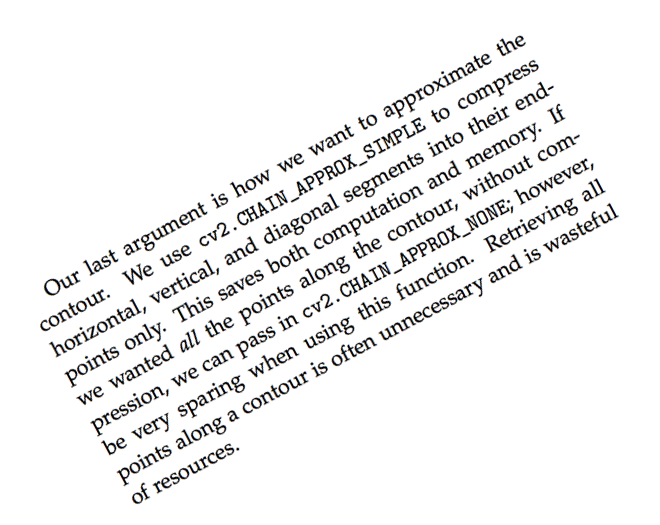
#> input picture Praneet/Skewing Script/images/neg_28.png, 660 x 525 px
$ python correct_skew.py --image images/neg_28.png
#> lines starting #> are read from the running program, lines starting #| are printed output that depends on the picture; after the words box and inside, x2 and y2 are one past the last pixel; in counts of white or black regions, pixels touching at a corner belong together
# USAGE
# python correct_skew.py --image images/neg_28.png

# import the necessary packages
import numpy as np
import argparse
import cv2

# construct the argument parse and parse the arguments
ap = argparse.ArgumentParser()
ap.add_argument("-i", "--image", required=True,
	help="path to input image file")
args = vars(ap.parse_args())

# load the image from disk
image = cv2.imread(args["image"])
#> image is the input picture: shape (525, 660, 3); mean B, G, R 240.8, 240.8, 240.8
cv2.imshow('Original',image)
cv2.waitKey(0)
img_scaled = cv2.resize(image, None, fx = 0.5, fy = 0.5)
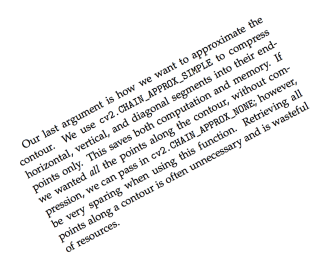
#> img_scaled: shape (262, 330, 3); mean B, G, R 240.8, 240.8, 240.8
cv2.imshow('Resized',img_scaled)
cv2.waitKey(0)
cv2.destroyAllWindows()

# convert the image to grayscale and flip the foreground
# and background to ensure foreground is now "white" and
# the background is "black"
gray = cv2.cvtColor(img_scaled, cv2.COLOR_BGR2GRAY)
cv2.imshow('Original',gray)
cv2.waitKey(0)
cv2.destroyAllWindows()
gray = cv2.bitwise_not(gray)
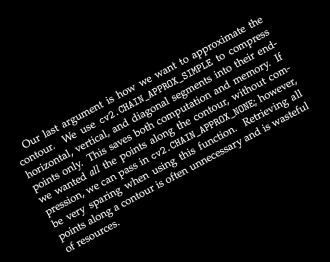
#> gray: shape (262, 330); min 0, max 252, mean 14.2
cv2.imshow('Original',gray)
cv2.waitKey(0)
cv2.destroyAllWindows()

# threshold the image, setting all foreground pixels to
# 255 and all background pixels to 0
thresh = cv2.threshold(gray, 0, 255,
	cv2.THRESH_BINARY | cv2.THRESH_OTSU)[1]
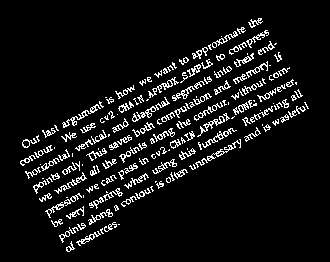
#> thresh: shape (262, 330); 7.7% white in thin lines or dots, all inside (x1, y1, x2, y2) = (20, 18, 309, 252)
cv2.imshow('Original',thresh)
cv2.waitKey(0)
cv2.destroyAllWindows()

# grab the (x, y) coordinates of all pixel values that
# are greater than zero, then use these coordinates to
# compute a rotated bounding box that contains all
# coordinates
coords = np.column_stack(np.where(thresh > 0))
#> coords = 6618 pairs, first value 18 to 251, second value 20 to 308
angle = cv2.minAreaRect(coords)[-1]
#> angle = -61.96

# the `cv2.minAreaRect` function returns values in the
# range [-90, 0); as the rectangle rotates clockwise the
# returned angle trends to 0 -- in this special case we
# need to add 90 degrees to the angle
if angle < -45:
	angle = -(90 + angle)
#> angle = -28.04

# otherwise, just take the inverse of the angle to make
# it positive
else:
	angle = -angle

# rotate the image to deskew it
(h, w) = img_scaled.shape[:2]
#> h = 262; w = 330
center = (w // 2, h // 2)
#> center = (165, 131)
M = cv2.getRotationMatrix2D(center, angle, 1.0)
#> M = [[0.883, -0.47, 80.95], [0.47, 0.883, -62.19]]
rotated = cv2.warpAffine(img_scaled, M, (w, h),
	flags=cv2.INTER_CUBIC, borderMode=cv2.BORDER_REPLICATE)
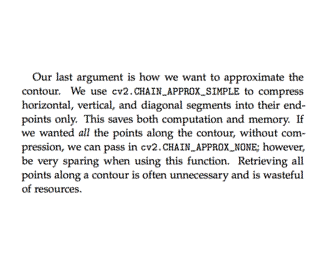
#> rotated: shape (262, 330, 3); mean B, G, R 240.4, 240.3, 240.4

# draw the correction angle on the image so we can validate it
cv2.putText(rotated, "Angle: {:.2f} degrees".format(angle),
	(10, 30), cv2.FONT_HERSHEY_SIMPLEX, 0.7, (0, 0, 255), 2)
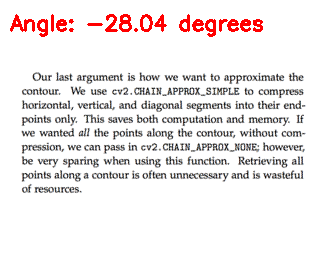
#> rotated: shape (262, 330, 3); 1.99% of pixels changed, all inside (x1, y1, x2, y2) = (10, 14, 263, 37)

# show the output image
print("[INFO] angle: {:.3f}".format(angle))
#| [INFO] angle: -28.040
cv2.imshow("Input", img_scaled)
cv2.imshow("Rotated", rotated)
cv2.imwrite('test1.jpg',rotated)
cv2.waitKey(0)
cv2.destroyAllWindows()

$ run again, with Praneet/Skewing Script/images/neg_4.png copied over Praneet/Skewing Script/images/neg_28.png
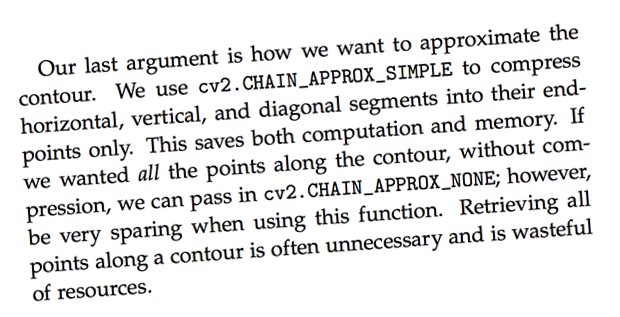
#> input picture Praneet/Skewing Script/images/neg_4.png, 620 x 317 px
#> image is the input picture: shape (317, 620, 3); mean B, G, R 230, 229.9, 230
#> `thresh = cv2.threshold(gray, 0, 255, cv2.THRESH_BINARY | cv2.THRESH_OT..`:
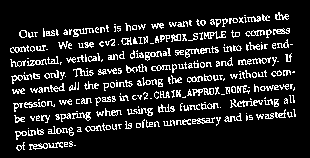
#> thresh: shape (158, 310); 13.4% white in thin lines or dots, all inside (x1, y1, x2, y2) = (10, 12, 296, 151)
#> coords = 6581 pairs, first value 12 to 150, second value 10 to 295
#> `angle = cv2.minAreaRect(coords)[-1]`: angle = -86.03
#> `angle = -(90 + angle)`: angle = -3.97
#> M = [[0.998, -0.0693, 5.85], [0.0693, 0.998, -10.55]]
#> `cv2.putText(rotated, "Angle: {:.2f} degrees".format(angle), (10, 30), ..`:
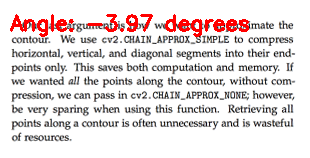
#> rotated: shape (158, 310, 3); mean B, G, R 222.2, 222.1, 230.3
#| [INFO] angle: -3.972

$ run again, with Praneet/Skewing Script/images/pos_24.png copied over Praneet/Skewing Script/images/neg_28.png
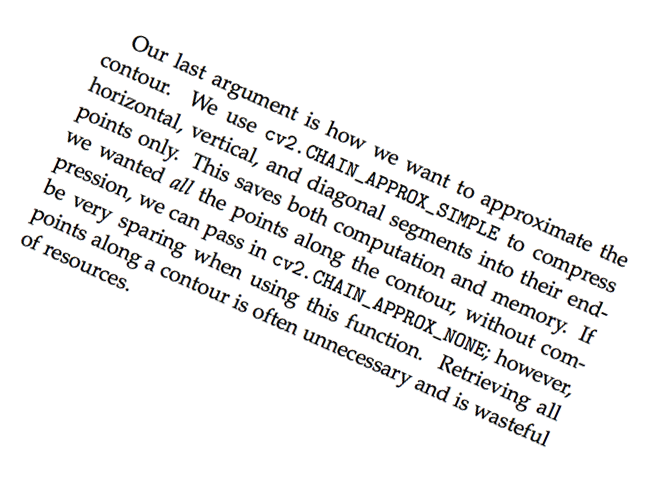
#> input picture Praneet/Skewing Script/images/pos_24.png, 662 x 495 px
#> image is the input picture: shape (495, 662, 3); mean B, G, R 240, 239.9, 240
#> `thresh = cv2.threshold(gray, 0, 255, cv2.THRESH_BINARY | cv2.THRESH_OT..`:
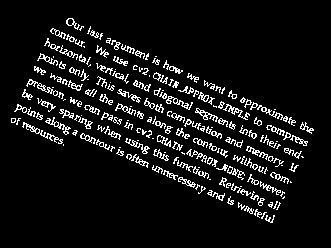
#> thresh: shape (248, 331); 8.1% white in thin lines or dots, all inside (x1, y1, x2, y2) = (11, 18, 314, 223)
#> coords = 6610 pairs, first value 18 to 222, second value 11 to 313
#> `angle = cv2.minAreaRect(coords)[-1]`: angle = -24.06
#> `angle = -angle`: angle = 24.06
#> M = [[0.913, 0.408, -36.22], [-0.408, 0.913, 78.05]]
#> `cv2.putText(rotated, "Angle: {:.2f} degrees".format(angle), (10, 30), ..`:
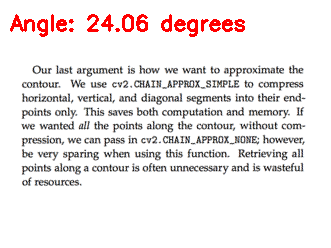
#> rotated: shape (248, 331, 3); mean B, G, R 234.4, 234.4, 239.6
#| [INFO] angle: 24.061

$ run again, with Praneet/Skewing Script/images/pos_41.png copied over Praneet/Skewing Script/images/neg_28.png
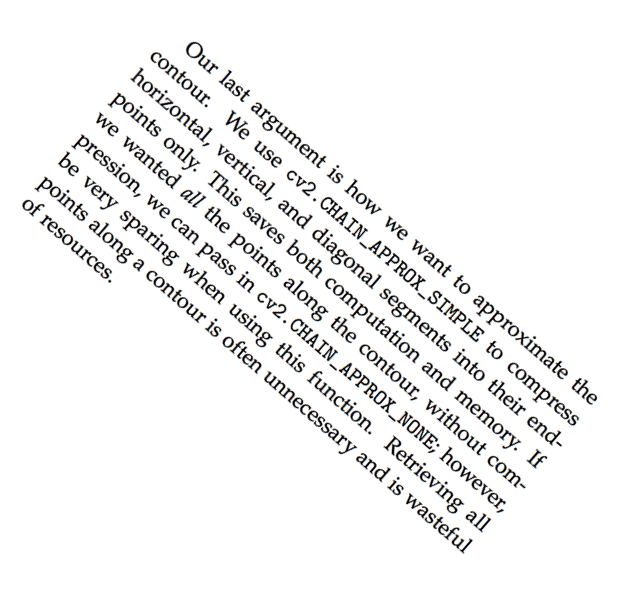
#> input picture Praneet/Skewing Script/images/pos_41.png, 634 x 601 px
#> image is the input picture: shape (601, 634, 3); mean B, G, R 242.1, 242.1, 242.1
#> `thresh = cv2.threshold(gray, 0, 255, cv2.THRESH_BINARY | cv2.THRESH_OT..`:
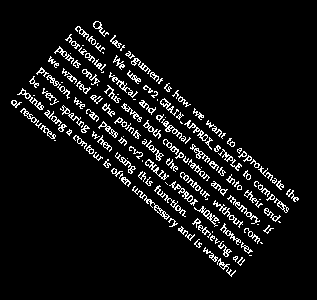
#> thresh: shape (300, 317); 6.9% white in thin lines or dots, all inside (x1, y1, x2, y2) = (11, 21, 299, 277)
#> coords = 6602 pairs, first value 21 to 276, second value 11 to 298
#> `angle = cv2.minAreaRect(coords)[-1]`: angle = -41.05
#> `angle = -angle`: angle = 41.05
#> M = [[0.754, 0.657, -59.66], [-0.657, 0.754, 140.6]]
#> `cv2.putText(rotated, "Angle: {:.2f} degrees".format(angle), (10, 30), ..`:
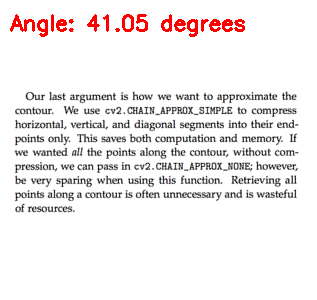
#> rotated: shape (300, 317, 3); mean B, G, R 237.4, 237.4, 241.7
#| [INFO] angle: 41.049
